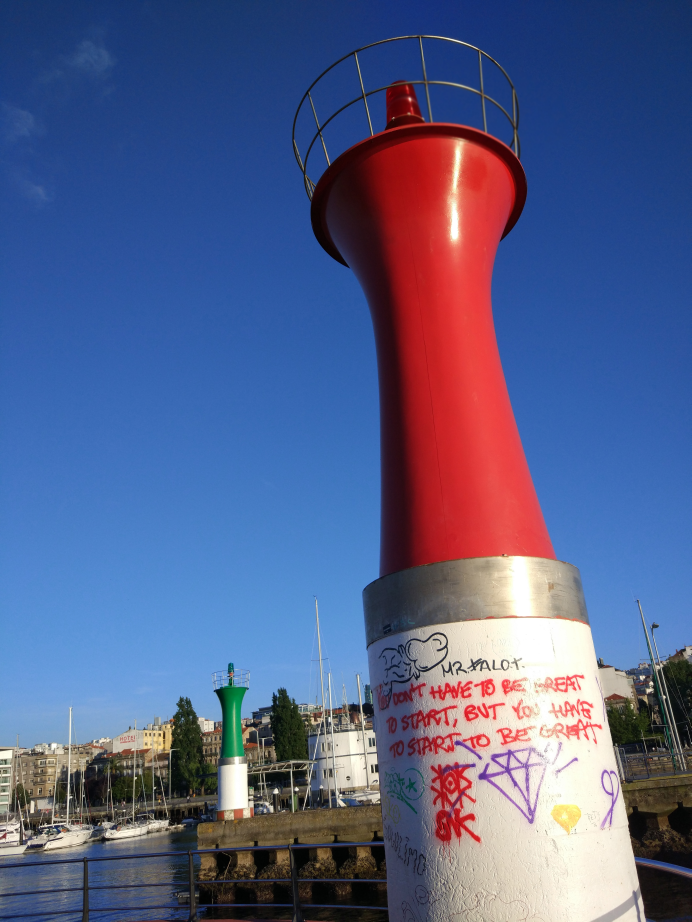
#> input picture VSCode/Python/test/test10_src.jpg, 3456 x 4608 px (shown at 1/5 size); its folder holds only this picture in this run
$ python test.py
#> lines starting #> are read from the running program, lines starting #| are printed output that depends on the picture
import cv2
import os
import numpy as np
from scipy.fftpack import dct, idct
from scipy.stats import entropy
from numpy.linalg import svd

def compute_dct(image):
    gray = cv2.cvtColor(image, cv2.COLOR_BGR2GRAY)
    return dct(dct(gray.T, norm='ortho').T, norm='ortho')

# [45 lines left out: functions high_frequency_energy_ratio, compute_dct_8x8_quantized, sparsity_ratio, not called in this run]

def dct_histogram_entropy(dct_matrix):
    hist, _ = np.histogram(dct_matrix, bins=256, range=(-128, 128), density=True)
    return entropy(hist + 1e-10)  # 避免 log(0)

def low_rank_energy(dct_matrix, rank=10):
    U, S, Vt = svd(dct_matrix)
    return np.sum(S[:rank]) / np.sum(S) if np.sum(S) > 0 else 0

# [32 lines left out: functions high_frequency_autocorrelation, analyze_image, not called in this run]

def dct_analysis(image_path):
#> called with image_path = './test10_src.jpg'
    img = cv2.imread(image_path, cv2.IMREAD_GRAYSCALE)
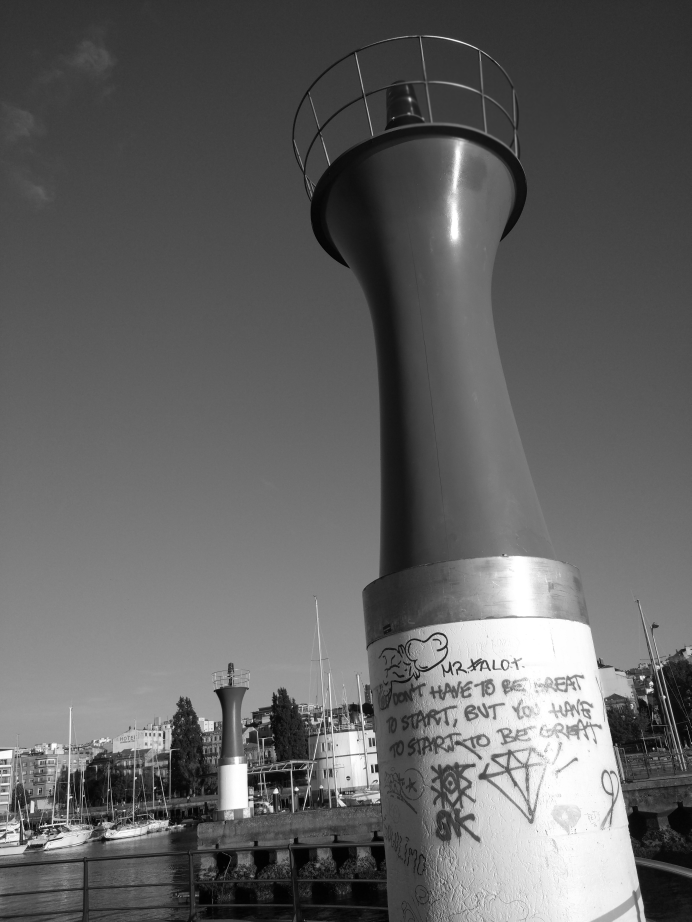
#> img: shape (4608, 3456) (shown at 1/5 size); min 0, max 255, mean 98.3

    if img is None:
        print(f"❌ 无法读取图片: {image_path}")
        return

    # 进行 DCT 变换
    dct = cv2.dct(np.float32(img))

    # **增强可视化**
    dct_log = np.log(np.abs(dct) + 1)  # 避免 log(0) 错误
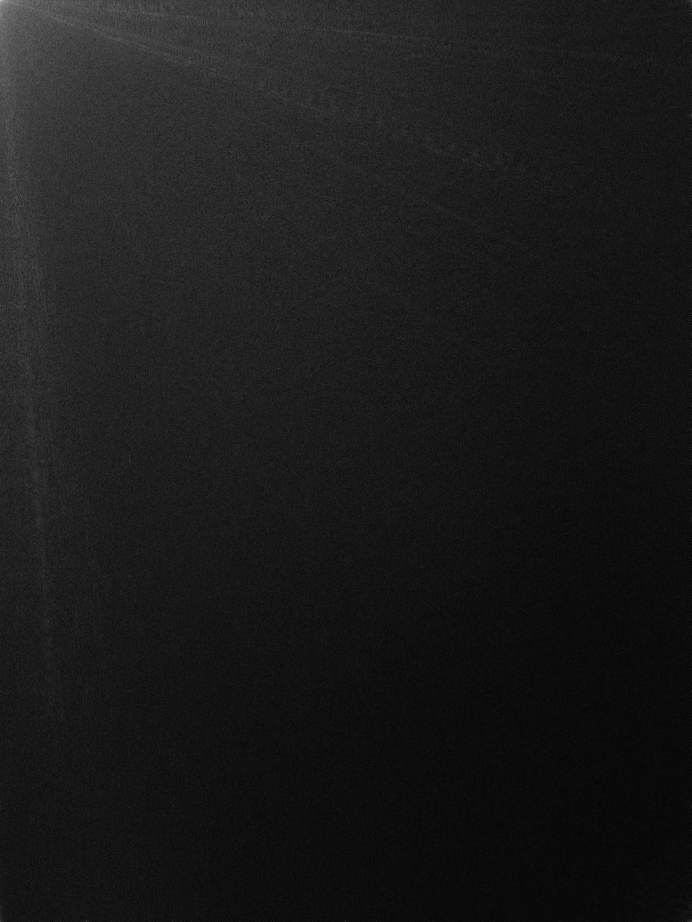
#> dct_log: shape (4608, 3456) float32 (shown at 1/5 size); min 0, max 12.88, mean 1.36; drawn with min black and max white
    dct_norm = cv2.normalize(dct_log, None, 0, 255, cv2.NORM_MINMAX)  # 归一化

    # **伪彩色增强可视化**
    dct_colormap = cv2.applyColorMap(np.uint8(dct_norm), cv2.COLORMAP_JET)
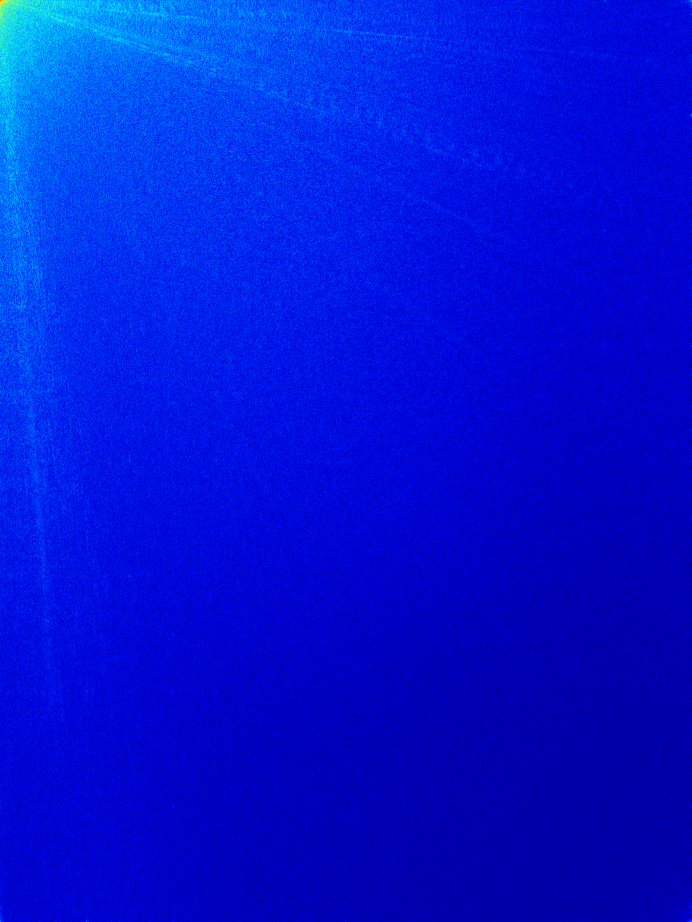
#> dct_colormap: shape (4608, 3456, 3) (shown at 1/5 size); mean B, G, R 212.6, 20.2, 0.1

    # **调整显示窗口大小**
    display_size = (800, 600)
    img_resized = cv2.resize(img, display_size, interpolation=cv2.INTER_AREA)
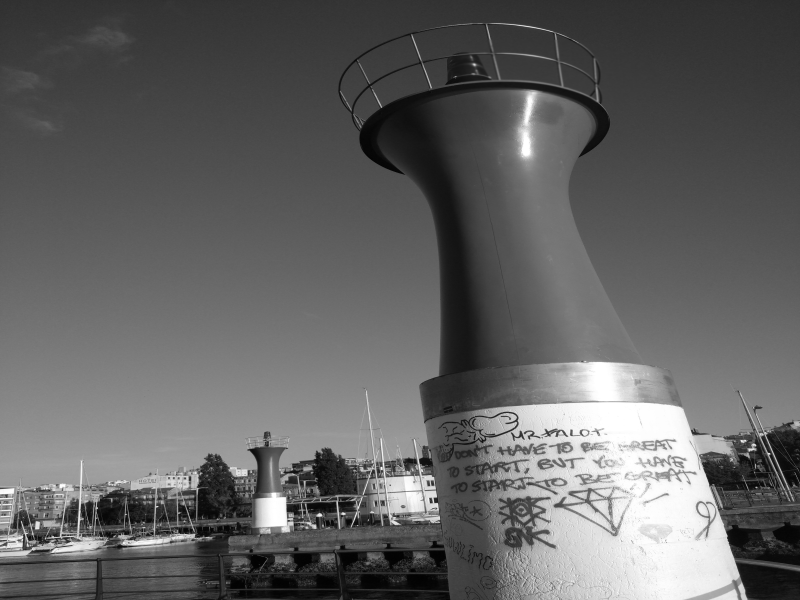
#> img_resized: shape (600, 800); min 1, max 255, mean 98.3
    dct_resized = cv2.resize(dct_colormap, display_size, interpolation=cv2.INTER_AREA)
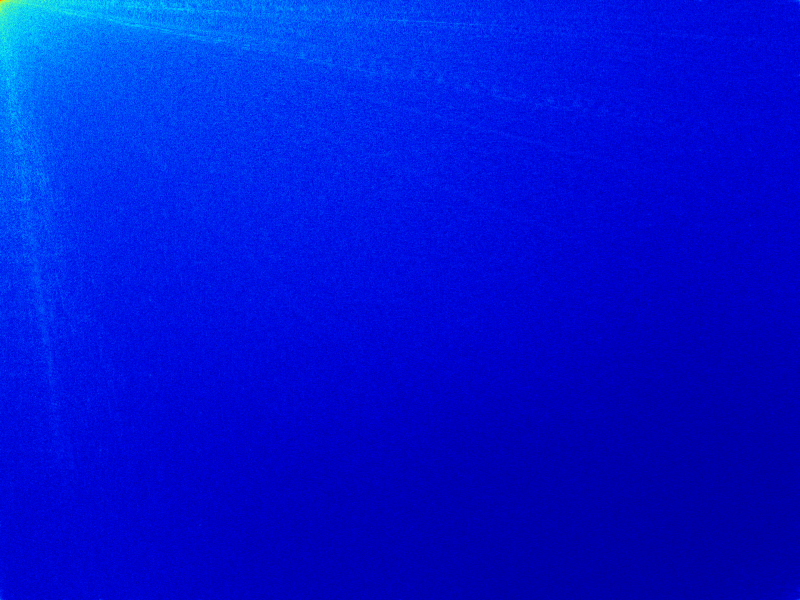
#> dct_resized: shape (600, 800, 3); mean B, G, R 212.6, 20.2, 0.1

    # **显示**
    cv2.imshow("Original Image", img_resized)
    cv2.imshow("DCT Spectrum", dct_resized)

    cv2.waitKey(0)
    cv2.destroyAllWindows()

num = 10
src = f"./test{num}_src.jpg"
test = f"./test{num}.jpg"
# [4 lines of commented-out code are left out]
dct_analysis(src)
